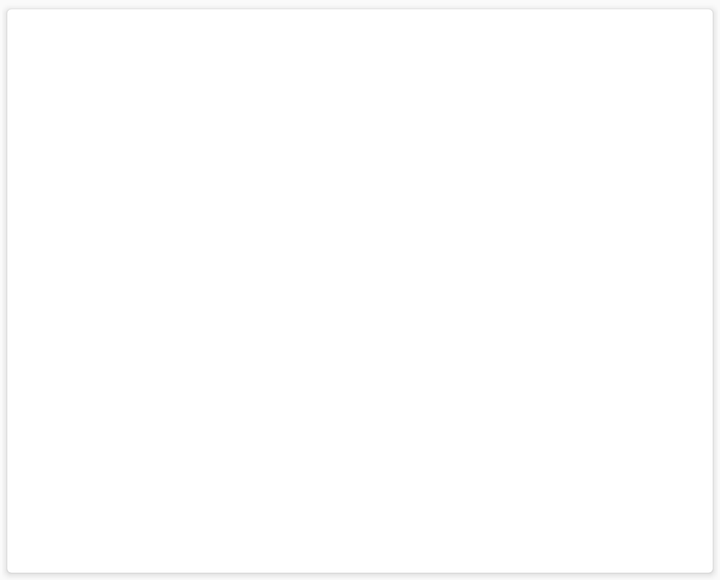
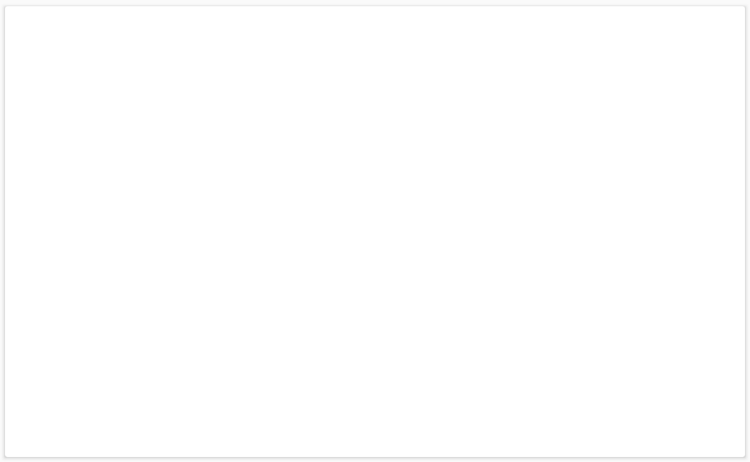

Compare how this app lays out the same screen by default and in its alternative resource folder. The renders come first, then the two layout files and the values they reference.
<!-- AndroidManifest.xml: application theme AppTheme -->
<!-- res/layout/grid_downloads.xml -->
<?xml version="1.0" encoding="utf-8"?>
<LinearLayout xmlns:android="http://schemas.android.com/apk/res/android"
    xmlns:card_view="http://schemas.android.com/apk/res-auto"
    android:layout_width="match_parent"
    android:layout_height="290dp"
    android:orientation="vertical"
    android:paddingLeft="1dp"
    android:paddingTop="1dp"
    android:paddingRight="1dp">

    <androidx.cardview.widget.CardView
        android:layout_width="match_parent"
        android:layout_height="match_parent"
        card_view:cardCornerRadius="2dp"
        card_view:cardUseCompatPadding="true">
        <RelativeLayout
            android:id="@+id/item_descargas_ripple"
            android:layout_width="match_parent"
            android:layout_height="match_parent">
            <ImageView
                android:id="@+id/img_download"
                android:layout_width="match_parent"
                android:layout_height="match_parent"
                android:scaleType="centerCrop" />

        </RelativeLayout>


    </androidx.cardview.widget.CardView>



    
</LinearLayout>
<!-- resources referenced by this layout -->
<resources>
  <style name="AppTheme" parent="Theme.AppCompat.Light.NoActionBar">
          
          <item name="colorPrimary">@color/colorPrimary</item>
          <item name="colorPrimaryDark">@color/colorPrimaryDark</item>
          <item name="colorAccent">@color/colorAccent</item>
      </style>
  <color name="colorPrimary">#3F51B5</color>
  <color name="colorPrimaryDark">#303F9F</color>
  <color name="colorAccent">#FF4081</color>
</resources>
<!-- res/layout-sw411dp/grid_downloads.xml (the repository's variant of the layout above) -->
<!-- drawn on a 7-inch tablet held upright -->
<?xml version="1.0" encoding="utf-8"?>
<LinearLayout xmlns:android="http://schemas.android.com/apk/res/android"
    xmlns:card_view="http://schemas.android.com/apk/res-auto"
    android:layout_width="match_parent"
    android:layout_height="370dp"
    android:orientation="vertical"
    android:paddingLeft="1dp"
    android:paddingTop="1dp"
    android:paddingRight="1dp">

    <android.support.v7.widget.CardView
        android:layout_width="match_parent"
        android:layout_height="match_parent"
        card_view:cardCornerRadius="2dp"
        card_view:cardUseCompatPadding="true">
        <RelativeLayout
            android:id="@+id/item_descargas_ripple"
            android:layout_width="match_parent"
            android:layout_height="match_parent">
            <ImageView
                android:id="@+id/img_download"
                android:layout_width="match_parent"
                android:layout_height="match_parent"
                android:scaleType="centerCrop" />

        </RelativeLayout>


    </android.support.v7.widget.CardView>



    
</LinearLayout>
